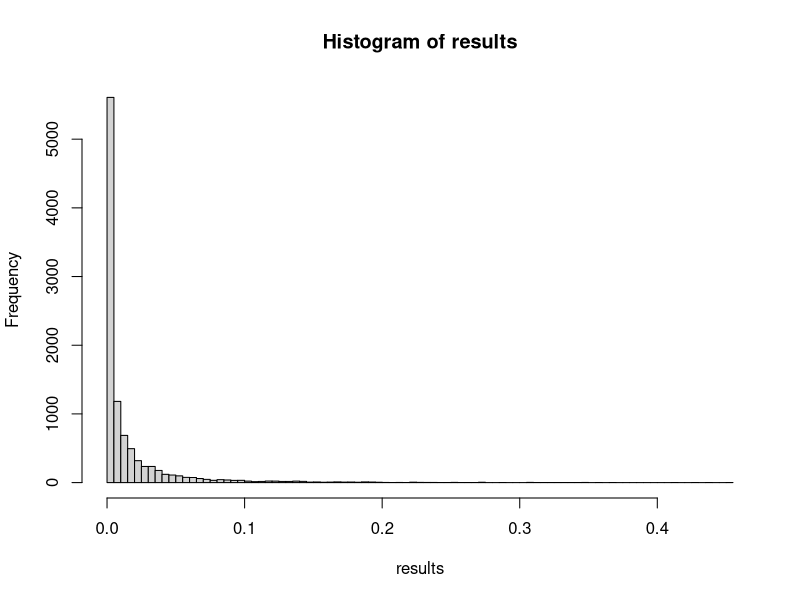
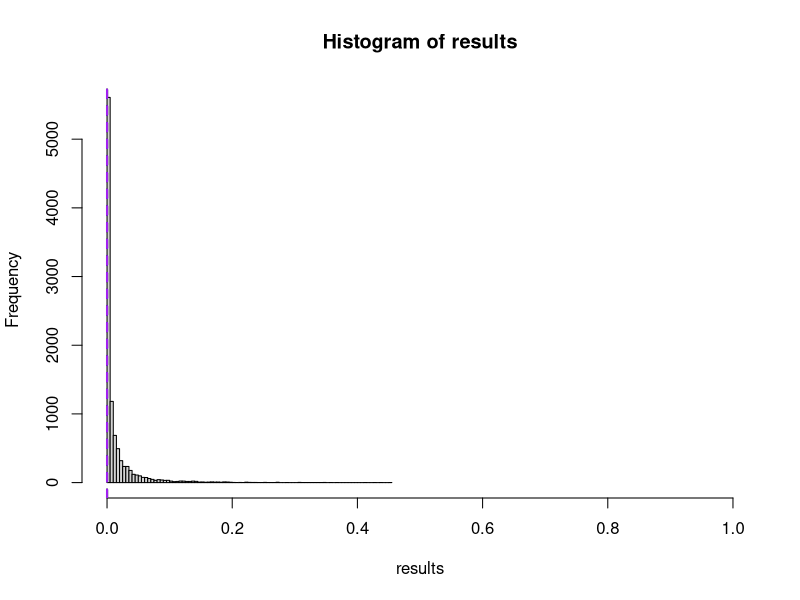

Recreate these plots in R, in order.
## ---- chunk 1
knitr::opts_chunk$set(echo = TRUE)
## ---- chunk 2
## For example, with 4 species you might have a case like this.  
vec <- c(0.001,0.02,0.03,0.4)
## The prob of getting 4 values less than 0.4 is:
dbinom(4,4,0.4)
## The prob of getting 3 values less than 0.03 is:
dbinom(3,3,0.03)
## However, we are constrained by the fact that we are only looking at things in the range 0 - 0.4, so we need to correct for that.
## If we are looking at pVals in the range [0, 1], then the probability of getting a value less than some threhsold is simply the threshold. If we are looking at values in the range [ 0, 0.5 ], the probaiblity of a random draw falling below 0.1 is 0.1/0.5 =0.2. We need to adjust the probability accordingly... 
dbinom(3,3,0.03/0.4)

## The prob of getting 2 values less than or equal to 0.02 is 
dbinom(2,2,0.02/0.03)

## So for the vector "vec"
## The statistic would be somwthing like this, so that small probabilities contribute more than big ones
-log(dbinom(4,4,0.4)) + -log(dbinom(3,3,0.03/0.4)) + -log(dbinom(2,2,0.02/0.03))

# A generic for this could be something like:

pMax2 <- function(probValues_raw){
  pValues = sort(probValues_raw, decreasing  = TRUE)
  k = length(pValues)
  k_vec = k:2
  probVec = pValues[1:(k-1)]/c(1,pValues[1:(k-2)]) 
  ## dbinom is nicely vectorised, so we can do it all in one go instead of a loop
  prod(dbinom(k_vec, k_vec, probVec))
}
pMax2(vec)
## ---- chunk 3
## Here're some typical non-interesting cases - random pValues
pop1 <- runif(10000)
pop2 <- runif(10000)
pop3 <- runif(10000)
pop4 <- runif(10000)
pop5 <- runif(10000)
pop6 <- runif(10000)
pop7 <- runif(10000)

M <- as.matrix( cbind(pop1,pop2,pop3, pop4, pop5, pop6 , pop7))

## Here's the matrix of random pValues
head(M)

## Now let's apply this new test to them and examine the distribution of the resulting logLikelihoods
results <- apply ( M, 1, function(x) pMax2(x))

hist(results, breaks  = 100)

## ---- chunk 4


hist(results, breaks  = 100,xlim = c(0,1))

# Here's a case with very strong convergence between 2 genes
test_1 <- c(c(0.0001,0.0002),runif(5))
abline(v = pMax2(test_1), col = "green", lty = 2,lwd = 2)

# Here's a case with strong convergence between 4 genes
test_2 <- c(c(0.0001,0.005, 0.0034,0.01),runif(3))
abline(v = pMax2(test_2), col = "red", lty = 2,lwd = 2)

# Here's a case with mild convergence between 2 genes
test_3 <- c(c(0.01,0.05),runif(5))
abline(v = pMax2(test_3), col = "blue", lty = 2,lwd = 2)

# Here's a case with mild convergence between all genes
test_4 <- c(0.01,0.05, 0.02,0.01,0.2, 0.15, 0.09)
abline(v = pMax2(test_4), col = "purple", lty = 2,lwd = 2)


## ---- chunk 5
mean(results)
pMax2(rep(0.5,7))
